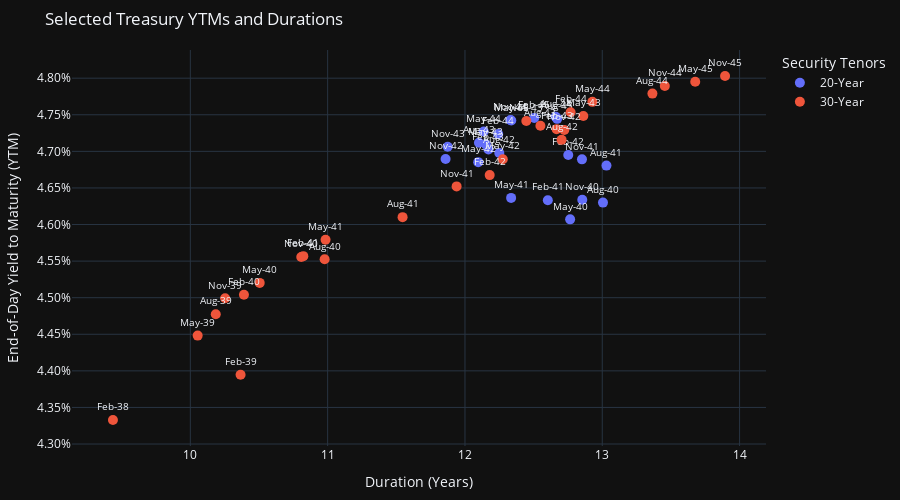

The code cell stored with this chart in its notebook:
### Markdown cell above
These discrepancies appear to have come about due to significant duration differences between these 20- and 30-year securities which were issued in periods with vastly different interest rate backdrops (Covid & post-GFC). Plotting the yields of this basket of securities  against their modified duration helps to illustrate this dynamic, with some of the first 20-year bonds issued in 2020 appearing very rich relative to other securities with similar duration profiles.

### Code cell
# import plotly
# plotly.offline.init_notebook_mode()
fig = go.Figure()
data = ust_set[(ust_set['Duration'] > 9) & (ust_set['Duration'] < 14)]
tenors = ['20-Year', '30-Year']

for tenor in tenors:
    plot_data = data[data['Security term'] == tenor]
    fig.add_trace(go.Scatter(
        x=plot_data['Duration'],
        y=plot_data['EOD YTM']/100,
        mode='markers+text',
        marker=dict(size=10),
        customdata=plot_data.reset_index().values,
        name=tenor,
        text=plot_data['Maturity date'].dt.strftime('%b-%y'),
        textposition='top center',
        textfont=dict(size=10)
    ))

fig.update_layout(
    title='Selected Treasury YTMs and Durations',
    width=900,
    height=500,
    margin=dict(l=20, r=20, t=50, b=20),
    xaxis_title='Duration (Years)',
    yaxis_title='End-of-Day Yield to Maturity (YTM)',
    yaxis=dict(tickformat='.2%', dtick=0.0005),
    legend_title_text='Security Tenors',
    template='plotly_dark'
)
fig.show()

### Figure 1 — Plotly figure (JSON) as saved in the notebook; plotly's stock layout.template omitted (floating-point values rounded to 4 significant figures; data arrays with more than 128 entries replaced by an {"elided": "..."} marker saying what was removed)
{"data": [{"customdata": {"elided": "22x12 mixed values"}, "marker": {"size": 10}, "mode": "markers+text", "name": "20-Year", "text": ["May-40", "Aug-40", "Nov-40", "Feb-41", "May-41", "Aug-41", "Nov-41", "Feb-42", "May-42", "Aug-42", "Nov-42", "Feb-43", "May-43", "Aug-43", "Nov-43", "Feb-44", "May-44", "Aug-44", "Nov-44", "Feb-45", "May-45", "Aug-45"], "textfont": {"size": 10}, "textposition": "top center", "type": "scatter", "x": [12.77, 13.01, 12.85, 12.6, 12.34, 13.03, 12.85, 12.75, 12.1, 12.25, 11.86, 12.17, 12.15, 12.1, 11.87, 12.24, 12.14, 12.66, 12.33, 12.5, 12.34, 12.67], "y": [0.04607, 0.0463, 0.04634, 0.04633, 0.04636, 0.04681, 0.04689, 0.04695, 0.04685, 0.04698, 0.04689, 0.04703, 0.0471, 0.04712, 0.04706, 0.04724, 0.04727, 0.04747, 0.04743, 0.04746, 0.04742, 0.04744]}, {"customdata": {"elided": "27x12 mixed values"}, "marker": {"size": 10}, "mode": "markers+text", "name": "30-Year", "text": ["Feb-38", "Feb-39", "May-39", "Aug-39", "Nov-39", "Feb-40", "May-40", "Aug-40", "Nov-40", "Feb-41", "May-41", "Aug-41", "Nov-41", "Feb-42", "May-42", "Aug-42", "Nov-42", "Feb-43", "May-43", "Aug-43", "Nov-43", "Feb-44", "May-44", "Aug-44", "Nov-44", "May-45", "Nov-45"], "textfont": {"size": 10}, "textposition": "top center", "type": "scatter", "x": [9.436, 10.37, 10.05, 10.19, 10.25, 10.39, 10.51, 10.98, 10.81, 10.82, 10.98, 11.55, 11.94, 12.18, 12.28, 12.7, 12.72, 12.67, 12.86, 12.55, 12.45, 12.77, 12.93, 13.37, 13.46, 13.68, 13.89], "y": [0.04333, 0.04395, 0.04448, 0.04477, 0.04499, 0.04504, 0.0452, 0.04552, 0.04556, 0.04557, 0.04579, 0.0461, 0.04652, 0.04668, 0.04689, 0.04716, 0.04729, 0.0473, 0.04748, 0.04735, 0.04742, 0.04753, 0.04768, 0.04779, 0.04789, 0.04795, 0.04803]}], "layout": {"height": 500, "legend": {"title": {"text": "Security Tenors"}}, "margin": {"b": 20, "l": 20, "r": 20, "t": 50}, "title": {"text": "Selected Treasury YTMs and Durations"}, "width": 900, "xaxis": {"title": {"text": "Duration (Years)"}}, "yaxis": {"dtick": 0.0005, "tickformat": ".2%", "title": {"text": "End-of-Day Yield to Maturity (YTM)"}}}}
